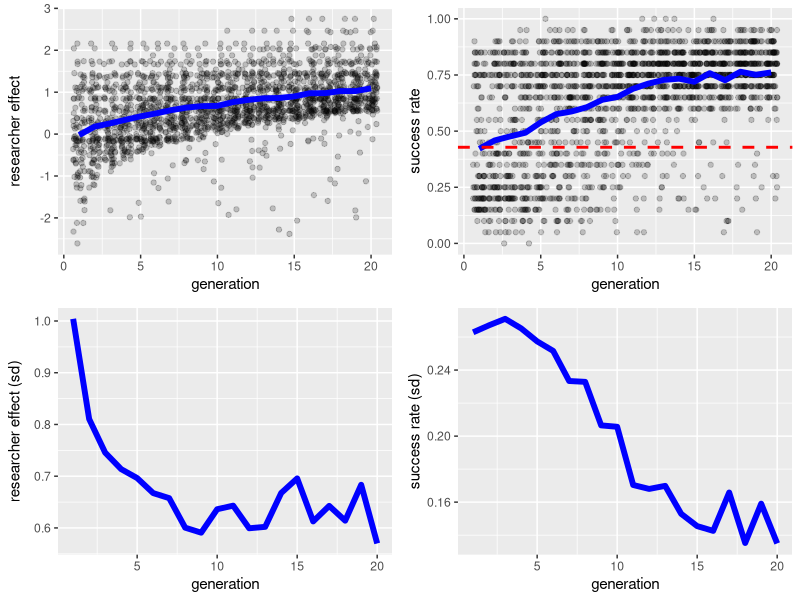

Reproduce this figure in R.
require(cowplot)
require(ggplot2)

n_researchers <- 100		# no. researchers in each generation
n_generations <- 20			# no. generations to run the simulation
perc_replace <- .10			# what percentage of researchers to replace in each generation

n_experiments <- 20			# no. experiments run by each researcher in each generation
n <- 50						# sample size in each experiment
perc_null <- .5				# percent of experiments where the null is true
mu_bound <- 10				# positive bound on uniform distribution for mu ≠ 0
alpha <- .05				# statistical significance threshold


# Set a seed for the simulation
set.seed(1029384756)


new_researchers <- function(n = perc_replace * n_researchers) {
	'
	Generate a set of n new researchers
	'
	# Use the next two lines for a uniform distribution
	#bound_effect <- 3.33		# positive bound on uniform distribution for researcher effect
	#return(runif(perc_replace*n_researchers, min = -bound_effect, max = bound_effect))
	# Use the next three lines for a Gaussian distribution
	effect_mean = 0
	effect_sd = 1
	return(rnorm(n, mean = effect_mean, sd = effect_sd))
}

run_experiments <- function (researcher_effect) {
	'
	Run the experiments for a researcher with the given `researcher_effect`.  
	Each experiment is a one-sided one-sample t-test against the null mu_0 = 0.
	Returns the percent of successful (statistically significant) experiments.  
	'
	results <- c()
	for (exp in 1:n_experiments) {
		# Generate the sample
		null_true <- runif(1) >= perc_null
		if (null_true) {
			mu <- 0
		} else {
			mu <- runif(1, min = -mu_bound, max = mu_bound)
		}
		obs <- rnorm(n, mean = mu, sd = 1)
		obs.effected <- obs + researcher_effect
		p <- t.test(obs.effected, alternative = 'greater')$p.value
		results <- c(results, p <= alpha)
	}
	return(sum(results)/n_experiments)
}

# Estimate the no-replacement success rate
no_selection <- c()
researchers <- new_researchers(n_researchers)
for (i in 1:n_generations) {
	for (researcher in researchers) {
		no_selection <- c(no_selection, run_experiments(researcher))
	}
}
no_selection_mean <- mean(no_selection)

# Initialize the data frames to hold the data
# The first one holds the researcher-level data. 
#  This is long: each row has data for a single researcher in a single generation
data_researcher <- data.frame(generation = c(), effect = c(), success.rate = c())
# This one holds the generation-level data.
#  Each row has data for a single generation
data_generation <- data.frame(generation = c(), 
							   effect.mean = c(), effect.sd = c(),
							   success.mean = c(), success.sd = c())

# Generation 1 researchers
researchers <- new_researchers(n_researchers)
# Run the simulation:
# For each generation, 
for (gen in 1:n_generations) {
	success_gen <- c()
	# For each researcher, 
	for (researcher_effect in researchers) {
		# Run the experiments and get the success rate
		success <- run_experiments(researcher_effect)
		success_gen <- c(success_gen, success)
		# Add the effect and success rates to the data.researcher frame
		new_row <- data.frame(generation = gen, 
							 effect = researcher_effect, 
							 success.rate = success)
		data_researcher <- rbind(data_researcher, new_row)
	}
	# Calculate the generation-level statistics
	new_row <- data.frame(generation = gen, 
						 effect.mean = mean(researchers), 
						 effect.sd = sd(researchers),
						 success.mean = mean(success_gen), 
						 success.sd = sd(success_gen))
	# And add to the data_generation frame
	data_generation <- rbind(data_generation, new_row)
	
	# Researchers to keep
	researchers <- sort(researchers)
	keep <- researchers[(perc_replace*n_researchers+1) : n_researchers]
	# New researchers
	new <- new_researchers()
	researchers <- c(new, keep)
}

# Plot simulation results
# Effect
effect_plot <- ggplot() +
	geom_point(data = data_researcher, aes(x = generation, y = effect), 
			   alpha = .2, position = position_jitter(height=0)) +
	geom_line(data = data_generation, aes(x = generation, y = effect.mean),
			  size = 2, color = 'blue') +
	ylab('researcher effect')
effect_sd_plot <- ggplot() +
	geom_line(data = data_generation, aes(x = generation, y = effect.sd),
			  size = 2, color = 'blue') +
	ylab('researcher effect (sd)')
#plot_grid(effect_plot, effect_sd_plot, align='h', ncol = 1)

# Success rate
success_plot <- ggplot() +
	geom_point(data = data_researcher, aes(x = generation, y = success.rate), 
			   alpha = .2, position = position_jitter(height=0)) +
	geom_line(data = data_generation, aes(x = generation, y = success.mean),
			  size = 2, color = 'blue') +
	geom_hline(aes(yintercept = no_selection_mean), 
			   size = 1, color = 'red', linetype = 'dashed') +
	ylab('success rate')
success_sd_plot <- ggplot() +
	geom_line(data = data_generation, aes(x = generation, y = success.sd),
			  size = 2, color = 'blue') +
	ylab('success rate (sd)')
#plot_grid(success_plot, success_sd_plot, align='h', ncol = 1)

outputs <- plot_grid(effect_plot, success_plot, effect_sd_plot, success_sd_plot, align = 'hv')
outputs

save_plot('outputs.jpeg', outputs, ncol = 2, nrow = 2, base_aspect_ratio = 1.3)
